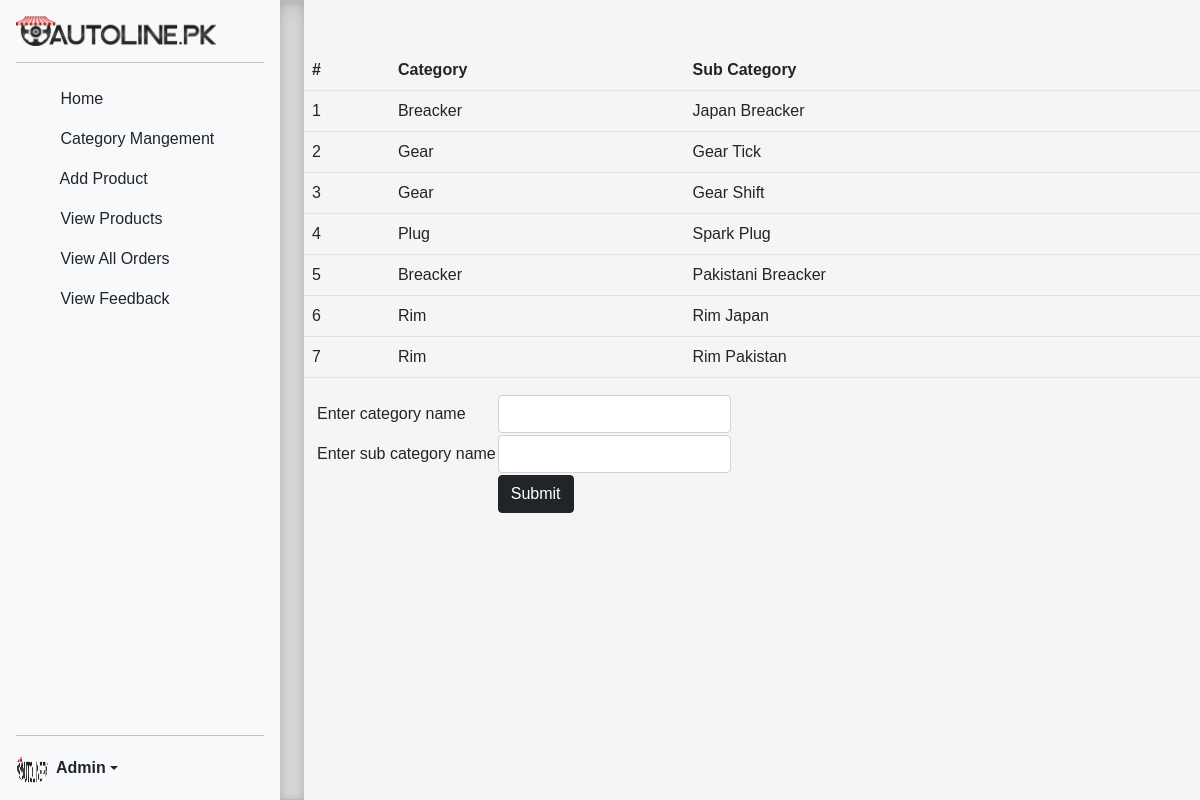
The app's page /admin/categoryManagement.php with its own data.
### tables this page shows
CREATE TABLE `category` (
  `id` int(10) NOT NULL,
  `category` text NOT NULL,
  `subcategory` varchar(100) NOT NULL
);

### admin/categoryManagement.php (the view, shortened to what this page needs)
<?php include 'sidebar.php'; ?>
<div class="container">
	<div class="row dashboard-main-data">
		<?php
		$sql = "SELECT * FROM category";
		$result = $con->query($sql);
		$totalRows = $result->num_rows;
		?>
					<br>
					<table class="table">
						<tr>
							<th> #</th>
							<th>Category </th>
							<th>Sub Category </th>
						</tr>
						<?php
						if ($totalRows > 0) {
							while ($row = $result->fetch_assoc()) {
								echo "<tr><td>" . $row['id'] . "</td>";
								echo "<td>" . $row['category'] . "</td>";
								echo "<td>" . $row['subcategory'] . "</td></tr>";
							}
						} else {
							echo "No data is found";
						}
						?>
					</table>
					<br>
					<br>
					<br>
					<form method="POST" action="categoryManagement.php">
					<table>
						<tr>
							<td> Enter category name</td>
							<td> <input type="text" name="category" class="form-control"></td>
						</tr>
						<tr>
							<td> Enter sub category name </td>
							<td> <input type="text" name="subcategory" class="form-control"></td>
						</tr>
						<tr>
							<td> </td>
							<td> <button type="submit" name="done" class="btn btn-dark">Submit</button></td>
						</tr>
					</table>
				</form>
			</div>
	</div>
	</main>
</body>
</html>

### admin/sidebar.php (shortened to what this page needs)
<!DOCTYPE html>
<html lang="en">
<head>
    <link rel="stylesheet" href="../assets/css/bootstrap.min.css">
    <link rel="stylesheet" href="../assets/css/style.css">
</head>
<body>
<main>
<div class="d-flex flex-column flex-shrink-0 p-3 bg-light" style="width: 280px;">
    <a href="http://localhost/autoline/admin/index.php" class="d-flex align-items-center mb-3 mb-md-0 me-md-auto link-dark text-decoration-none">
      <img src="../assets/images/Asset 17.png" alt="logo" width="200px" >
    </a>
    <hr>
    <ul class="nav nav-pills flex-column mb-auto">
      <li class="nav-item">
        <a href="index.php" class="nav-link link-dark" aria-current="page">
          <svg class="bi me-2" width="16" height="16"><use xlink:href="#home"></use></svg>
          Home
        </a>
      </li>
      <li>
        <a href="categoryManagement.php" class="nav-link link-dark">
          <svg class="bi me-2" width="16" height="16"><use xlink:href="#speedometer2"></use></svg>
          Category Mangement
        </a>
      </li>
      <li>
        <a href="addProducts.php" class="nav-link link-dark">
          <svg class="bi me-2" width="16" height="16"><use xlink:href="#table"></use></svg>
          Add Product
        </a>
      </li>
      <li>
        <a href="viewProducts.php" class="nav-link link-dark">
          <svg class="bi me-2" width="16" height="16"><use xlink:href="#grid"></use></svg>
          View Products
        </a>
      </li>
      <li>
        <a href="ViewOrders.php" class="nav-link link-dark">
          <svg class="bi me-2" width="16" height="16"><use xlink:href="#speedometer2"></use></svg>
          View All Orders
        </a>
      </li>
      <li>
        <a href="viewFeedBacks.php" class="nav-link link-dark">
          <svg class="bi me-2" width="16" height="16"><use xlink:href="#people-circle"></use></svg>
          View Feedback
        </a>
      </li>
    </ul>
    <hr>
    <div class="dropdown">
      <a href="#" class="d-flex align-items-center link-dark text-decoration-none dropdown-toggle" id="dropdownUser2" data-bs-toggle="dropdown" aria-expanded="false">
        <img src="../assets/images/Asset 17.png" alt="" width="32" height="32" class="rounded-circle me-2">
        <strong>Admin</strong>
      </a>
    </div>
  </div>
  <div class="b-example-divider"></div>

### assets/css/style.css (style rules this page uses)
body { background-color: #f5f5f5; font-family: 'Lucida Sans', 'Lucida Sans Regular', 'Lucida Grande', 'Lucida Sans Unicode', Geneva, Verdana, sans-serif; }
.table td, .table th { text-transform: capitalize; }

### admin/sidebar.php (style rules this page uses)
body { min-height: 100vh; min-height: -webkit-fill-available; }
html { height: -webkit-fill-available; }
main { display: flex; flex-wrap: nowrap; height: 100vh; height: -webkit-fill-available; max-height: 100vh; overflow-x: auto; }
.b-example-divider { flex-shrink: 0; width: 1.5rem; height: 100vh; background-color: rgba(0, 0, 0, .1); border: solid rgba(0, 0, 0, .15); border-width: 1px 0; box-shadow: inset 0 .5em 1.5em rgba(0, 0, 0, .1), inset 0 .125em .5em rgba(0, 0, 0, .15); }
.bi { vertical-align: -.125em; pointer-events: none; fill: currentColor; }
.dropdown-toggle { outline: 0; }
.dashboard-main-data { margin-top: 50px; }

### records on screen
category: id "1", category "Breacker", subcategory "Japan Breacker"
category: id "2", category "Gear", subcategory "Gear Tick"
category: id "3", category "Gear", subcategory "Gear Shift"
category: id "4", category "Plug", subcategory "Spark Plug"
category: id "5", category "Breacker", subcategory "Pakistani Breacker"
category: id "6", category "Rim", subcategory "Rim Japan"
category: id "7", category "Rim", subcategory "Rim Pakistan"
